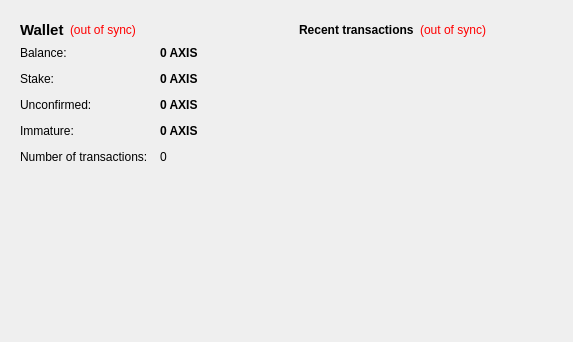
<?xml version="1.0" encoding="UTF-8"?>
<ui version="4.0">
 <class>OverviewPage</class>
 <widget class="QWidget" name="OverviewPage">
  <property name="geometry">
   <rect>
    <x>0</x>
    <y>0</y>
    <width>573</width>
    <height>342</height>
   </rect>
  </property>
  <property name="windowTitle">
   <string>Form</string>
  </property>
  <property name="styleSheet">
   <string notr="true">#OverviewPage {  }</string>
  </property>
  <layout class="QHBoxLayout" name="horizontalLayout" stretch="1,1">
   <item>
    <layout class="QVBoxLayout" name="verticalLayout_2">
     <item>
      <widget class="QFrame" name="frame">
       <property name="styleSheet">
        <string notr="true"/>
       </property>
       <layout class="QVBoxLayout" name="verticalLayout_4">
        <item>
         <layout class="QHBoxLayout" name="horizontalLayout_4">
          <item>
           <widget class="QLabel" name="label_5">
            <property name="font">
             <font>
              <pointsize>11</pointsize>
              <weight>75</weight>
              <bold>true</bold>
             </font>
            </property>
            <property name="styleSheet">
             <string notr="true"></string>
            </property>
            <property name="text">
             <string>Wallet</string>
            </property>
           </widget>
          </item>
          <item>
           <widget class="QLabel" name="labelWalletStatus">
            <property name="toolTip">
             <string>The displayed information may be out of date. Your wallet automatically synchronizes with the Axis network after a connection is established, but this process has not completed yet.</string>
            </property>
            <property name="styleSheet">
             <string notr="true">QLabel { color: red; }</string>
            </property>
            <property name="text">
             <string notr="true">(out of sync)</string>
            </property>
            <property name="alignment">
             <set>Qt::AlignLeading|Qt::AlignLeft|Qt::AlignVCenter</set>
            </property>
           </widget>
          </item>
          <item>
           <spacer name="horizontalSpacer_2">
            <property name="orientation">
             <enum>Qt::Horizontal</enum>
            </property>
            <property name="sizeHint" stdset="0">
             <size>
              <width>40</width>
              <height>20</height>
             </size>
            </property>
           </spacer>
          </item>
         </layout>
        </item>
        <item>
         <layout class="QFormLayout" name="formLayout_2">
          <property name="fieldGrowthPolicy">
           <enum>QFormLayout::AllNonFixedFieldsGrow</enum>
          </property>
          <property name="horizontalSpacing">
           <number>12</number>
          </property>
          <property name="verticalSpacing">
           <number>12</number>
          </property>
          <item row="0" column="0">
           <widget class="QLabel" name="label">
            <property name="styleSheet">
             <string notr="true"></string>
            </property>
            <property name="text">
             <string>Balance:</string>
            </property>
           </widget>
          </item>
          <item row="0" column="1">
           <widget class="QLabel" name="labelBalance">
            <property name="font">
             <font>
              <weight>75</weight>
              <bold>true</bold>
             </font>
            </property>
            <property name="cursor">
             <cursorShape>IBeamCursor</cursorShape>
            </property>
            <property name="toolTip">
             <string>Your current balance</string>
            </property>
            <property name="styleSheet">
             <string notr="true"></string>
            </property>
            <property name="text">
             <string notr="true">0 AXIS</string>
            </property>
            <property name="textInteractionFlags">
             <set>Qt::LinksAccessibleByMouse|Qt::TextSelectableByKeyboard|Qt::TextSelectableByMouse</set>
            </property>
           </widget>
          </item>
          <item row="1" column="0">
           <widget class="QLabel" name="label_6">
            <property name="styleSheet">
             <string notr="true"></string>
            </property>
            <property name="text">
             <string>Stake:</string>
            </property>
           </widget>
          </item>
          <item row="1" column="1">
           <widget class="QLabel" name="labelStake">
            <property name="font">
             <font>
              <weight>75</weight>
              <bold>true</bold>
             </font>
            </property>
            <property name="cursor">
             <cursorShape>IBeamCursor</cursorShape>
            </property>
            <property name="toolTip">
             <string>Total of coins that was staked, and do not yet count toward the current balance</string>
            </property>
            <property name="styleSheet">
             <string notr="true"></string>
            </property>
            <property name="text">
             <string notr="true">0 AXIS</string>
            </property>
            <property name="textInteractionFlags">
             <set>Qt::LinksAccessibleByMouse|Qt::TextSelectableByKeyboard|Qt::TextSelectableByMouse</set>
            </property>
           </widget>
          </item>
          <item row="2" column="0">
           <widget class="QLabel" name="label_3">
            <property name="styleSheet">
             <string notr="true"></string>
            </property>
            <property name="text">
             <string>Unconfirmed:</string>
            </property>
           </widget>
          </item>
          <item row="2" column="1">
           <widget class="QLabel" name="labelUnconfirmed">
            <property name="font">
             <font>
              <weight>75</weight>
              <bold>true</bold>
             </font>
            </property>
            <property name="cursor">
             <cursorShape>IBeamCursor</cursorShape>
            </property>
            <property name="toolTip">
             <string>Total of transactions that have yet to be confirmed, and do not yet count toward the current balance</string>
            </property>
            <property name="styleSheet">
             <string notr="true"></string>
            </property>
            <property name="text">
             <string notr="true">0 AXIS</string>
            </property>
            <property name="textInteractionFlags">
             <set>Qt::LinksAccessibleByMouse|Qt::TextSelectableByKeyboard|Qt::TextSelectableByMouse</set>
            </property>
           </widget>
          </item>
          <item row="3" column="0">
           <widget class="QLabel" name="labelImmatureText">
            <property name="styleSheet">
             <string notr="true"></string>
            </property>
            <property name="text">
             <string>Immature:</string>
            </property>
           </widget>
          </item>
          <item row="3" column="1">
           <widget class="QLabel" name="labelImmature">
            <property name="font">
             <font>
              <weight>75</weight>
              <bold>true</bold>
             </font>
            </property>
            <property name="toolTip">
             <string>Mined balance that has not yet matured</string>
            </property>
            <property name="styleSheet">
             <string notr="true"></string>
            </property>
            <property name="text">
             <string notr="true">0 AXIS</string>
            </property>
            <property name="textInteractionFlags">
             <set>Qt::LinksAccessibleByMouse|Qt::TextSelectableByKeyboard|Qt::TextSelectableByMouse</set>
            </property>
           </widget>
          </item>
          <item row="4" column="0">
           <widget class="QLabel" name="label_2">
            <property name="styleSheet">
             <string notr="true"></string>
            </property>
            <property name="text">
             <string>Number of transactions:</string>
            </property>
           </widget>
          </item>
          <item row="4" column="1">
           <widget class="QLabel" name="labelNumTransactions">
            <property name="toolTip">
             <string>Total number of transactions in wallet</string>
            </property>
            <property name="styleSheet">
             <string notr="true"></string>
            </property>
            <property name="text">
             <string notr="true">0</string>
            </property>
           </widget>
          </item>
         </layout>
        </item>
       </layout>
      </widget>
     </item>
     <item>
      <spacer name="verticalSpacer">
       <property name="orientation">
        <enum>Qt::Vertical</enum>
       </property>
       <property name="sizeHint" stdset="0">
        <size>
         <width>20</width>
         <height>40</height>
        </size>
       </property>
      </spacer>
     </item>
     <item>
      <widget class="QLabel" name="label_6">
       <property name="text">
        <string/>
       </property>
       <property name="pixmap">
        <pixmap resource="../bitcoin.qrc">:/images/backg</pixmap>
       </property>
       <property name="scaledContents">
        <bool>false</bool>
       </property>
       <property name="alignment">
        <set>Qt::AlignCenter</set>
       </property>
       <property name="margin">
        <number>-2</number>
       </property>
      </widget>
     </item>
    </layout>
   </item>
   <item>
    <layout class="QVBoxLayout" name="verticalLayout_3">
     <item>
      <widget class="QFrame" name="frame_2">
       <property name="styleSheet">
        <string notr="true"/>
       </property>
       <layout class="QVBoxLayout" name="verticalLayout">
        <item>
         <layout class="QHBoxLayout" name="horizontalLayout_2">
          <item>
           <widget class="QLabel" name="label_4">
            <property name="styleSheet">
             <string notr="true"></string>
            </property>
            <property name="text">
             <string>&lt;b&gt;Recent transactions&lt;/b&gt;</string>
            </property>
           </widget>
          </item>
          <item>
           <widget class="QLabel" name="labelTransactionsStatus">
            <property name="toolTip">
             <string>The displayed information may be out of date. Your wallet automatically synchronizes with the Axis network after a connection is established, but this process has not completed yet.</string>
            </property>
            <property name="styleSheet">
             <string notr="true">QLabel { color: red; }</string>
            </property>
            <property name="text">
             <string notr="true">(out of sync)</string>
            </property>
            <property name="alignment">
             <set>Qt::AlignRight|Qt::AlignTrailing|Qt::AlignVCenter</set>
            </property>
           </widget>
          </item>
          <item>
           <spacer name="horizontalSpacer">
            <property name="orientation">
             <enum>Qt::Horizontal</enum>
            </property>
            <property name="sizeHint" stdset="0">
             <size>
              <width>40</width>
              <height>20</height>
             </size>
            </property>
           </spacer>
          </item>
         </layout>
        </item>
        <item>
         <widget class="QListView" name="listTransactions">
          <property name="styleSheet">
           <string notr="true">QListView { background: transparent; }</string>
          </property>
          <property name="frameShape">
           <enum>QFrame::NoFrame</enum>
          </property>
          <property name="verticalScrollBarPolicy">
           <enum>Qt::ScrollBarAlwaysOff</enum>
          </property>
          <property name="horizontalScrollBarPolicy">
           <enum>Qt::ScrollBarAlwaysOff</enum>
          </property>
          <property name="selectionMode">
           <enum>QAbstractItemView::NoSelection</enum>
          </property>
         </widget>
        </item>
       </layout>
      </widget>
     </item>
     <item>
      <spacer name="verticalSpacer_2">
       <property name="orientation">
        <enum>Qt::Vertical</enum>
       </property>
       <property name="sizeHint" stdset="0">
        <size>
         <width>20</width>
         <height>40</height>
        </size>
       </property>
      </spacer>
     </item>
    </layout>
   </item>
  </layout>
 </widget>
 <resources>
  <include location="../bitcoin.qrc"/>
 </resources>
 <connections/>
</ui>
